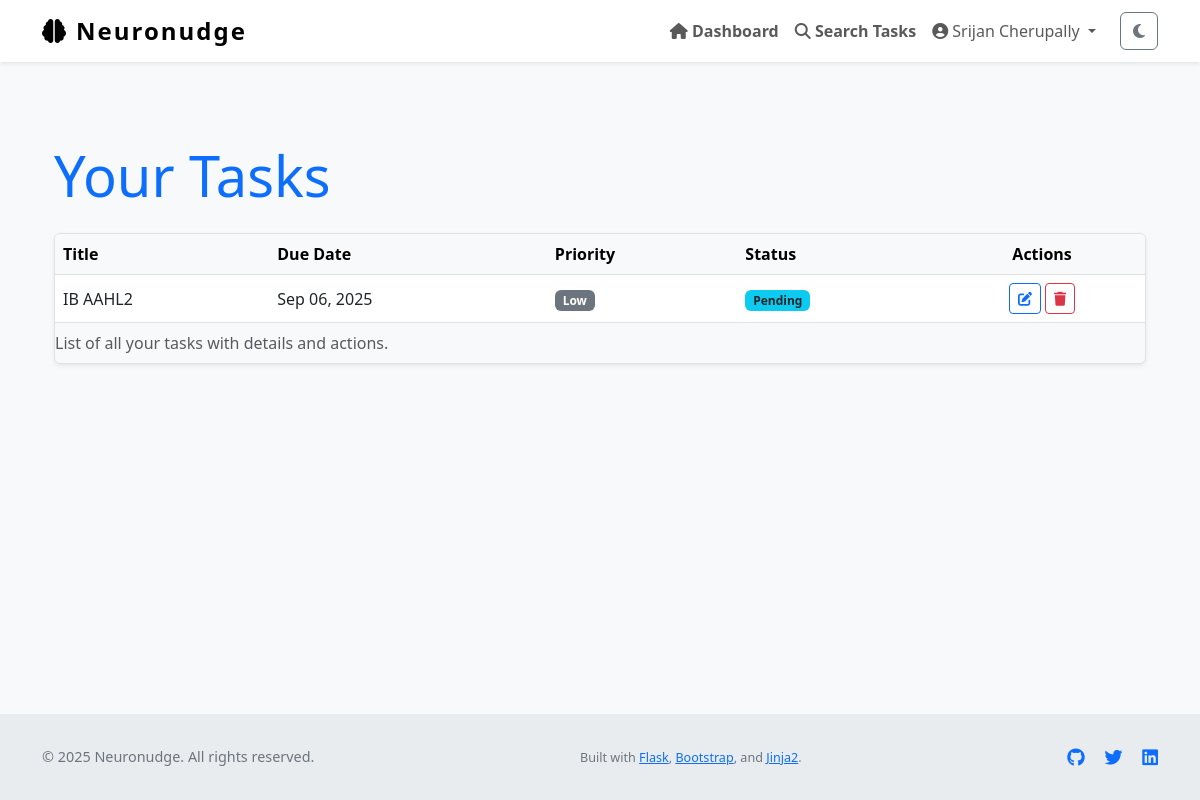
The app's page /tasks (signed in), older data.
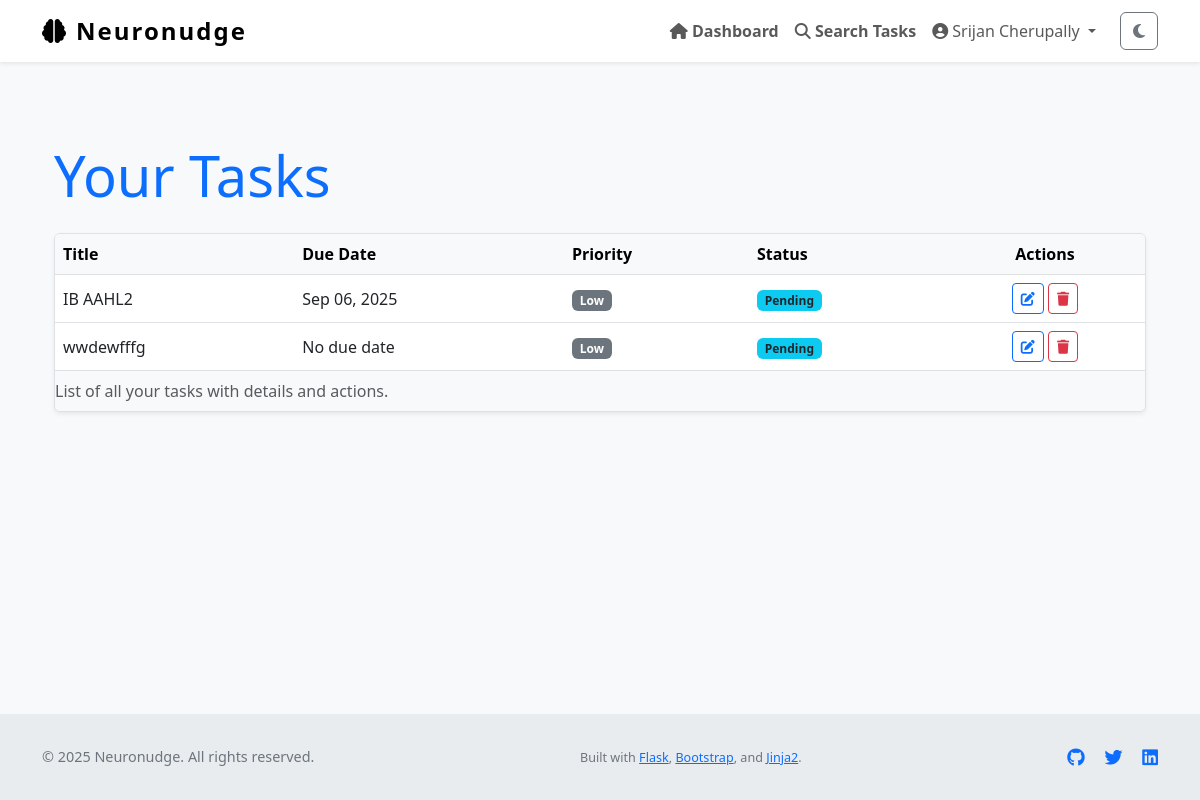
The same page, newer data.
### Neuronudge/models.py (models this page shows, shortened)
class User(UserMixin, db.Model):
    id = db.Column(db.Integer, primary_key=True)
    name = db.Column(db.String(150), nullable=True)                # full name
    username = db.Column(db.String(150), unique=True, nullable=False)
    email = db.Column(db.String(150), unique=True, nullable=False)
    password_hash = db.Column(db.String(256), nullable=False)
    profile_type = db.Column(db.String(50), nullable=False, default='General')
    created_at = db.Column(db.DateTime, default=datetime.utcnow)
    tasks = db.relationship('Task', backref='user', lazy=True)
    logs = db.relationship('ActivityLog', backref='user', lazy=True)
    preferences = db.relationship('OnboardingPreferences', back_populates='user', uselist=False)

class Task(db.Model):
    id = db.Column(db.Integer, primary_key=True)
    title = db.Column(db.String(255), nullable=False)
    description = db.Column(db.Text)
    due_date = db.Column(db.DateTime)
    completed = db.Column(db.Boolean, default=False)
    priority = db.Column(db.Integer, default=3)         # 1 = high, 2 = med, 3 = low
    reminder_set = db.Column(db.Boolean, default=False)
    created_at = db.Column(db.DateTime, default=datetime.utcnow)
    updated_at = db.Column(db.DateTime, default=datetime.utcnow, onupdate=datetime.utcnow)
    user_id = db.Column(db.Integer, db.ForeignKey('user.id'), nullable=False)

### Neuronudge/views.py (the view)
@views.route('/tasks')
@login_required
def task_list():
    page = request.args.get('page', 1, type=int)
    tasks = Task.query.filter_by(user_id=current_user.id).paginate(page=page, per_page=10)
    return render_template('task_list.html', tasks=tasks)

### Neuronudge/__init__.py (called while the page is built)
def create_app():
    app = Flask(__name__)
    app.config['SECRET_KEY'] = os.environ.get("SECRET_KEY", "thisissecret")
    app.config['SQLALCHEMY_DATABASE_URI'] = 'sqlite:///db.sqlite'
    app.config['SQLALCHEMY_TRACK_MODIFICATIONS'] = False
    db.init_app(app)
    from .views import views
    from .auth import auth
    app.register_blueprint(views, url_prefix='/')
    app.register_blueprint(auth, url_prefix='/auth')
    from .models import User
    login_manager = LoginManager()
    login_manager.login_view = 'auth.login'
    login_manager.init_app(app)
    @login_manager.user_loader
    def load_user(id):
        return User.query.get(int(id))
    return app

### Neuronudge/templates/task_list.html (shortened to what this page needs)
{% extends "layout.html" %}
{% block content %}
<section aria-labelledby="taskListHeading" class="my-5">
    <div class="container">
        <h1 id="taskListHeading" class="mb-4 display-4 text-primary">Your Tasks</h1>
        {% if tasks %}
        <div class="table-responsive shadow-sm rounded border">
            <table class="table table-hover align-middle mb-0" aria-describedby="taskListDesc">
                <caption id="taskListDesc">List of all your tasks with details and actions.</caption>
                <thead class="table-light">
                    <tr>
                        <th scope="col">Title</th>
                        <th scope="col">Due Date</th>
                        <th scope="col">Priority</th>
                        <th scope="col">Status</th>
                        <th scope="col" class="text-center">Actions</th>
                    </tr>
                </thead>
                <tbody>
                    {% for task in tasks %}
                    <tr>
                        <td>{{ task.title }}</td>
                        <td>{{ task.due_date.strftime('%b %d, %Y') if task.due_date else 'No due date' }}</td>
                        <td>
                            {% if task.priority == 'High' %}
                                <span class="badge bg-danger">High</span>
                            {% elif task.priority == 'Medium' %}
                                <span class="badge bg-warning text-dark">Medium</span>
                            {% else %}
                                <span class="badge bg-secondary">Low</span>
                            {% endif %}
                        </td>
                        <td>
                            {% if task.completed %}
                                <span class="badge bg-success">Completed</span>
                            {% else %}
                                <span class="badge bg-info text-dark">Pending</span>
                            {% endif %}
                        </td>
                        <td class="text-center">
                            <a href="{{ url_for('views.task_edit', task_id=task.id) }}" class="btn btn-sm btn-outline-primary" aria-label="Edit task {{ task.title }}">
                                <i class="fa-solid fa-pen-to-square"></i>
                            </a>
                            <button type="button" class="btn btn-sm btn-outline-danger btn-delete-task" data-task-id="{{ task.id }}" aria-label="Delete task {{ task.title }}">
                                <i class="fa-solid fa-trash"></i>
                            </button>
                        </td>
                    </tr>
                    {% endfor %}
                </tbody>
            </table>
        </div>
        {% else %}
        <p class="text-muted text-center fs-5">You have no tasks yet. <a href="{{ url_for('views.task_create') }}">Create your first task now.</a></p>
        {% endif %}
    </div>
</section>
{% endblock %}

### Neuronudge/templates/layout.html (shortened to what this page needs)
<!DOCTYPE html>
<html lang="en" class="h-100" data-theme="light">
<head>
    <link href="https://cdn.jsdelivr.net/npm/bootstrap@5.3.0/dist/css/bootstrap.min.css" rel="stylesheet" />
    <link href="https://cdnjs.cloudflare.com/ajax/libs/font-awesome/6.4.0/css/all.min.css" rel="stylesheet" />
    <link rel="stylesheet" href="{{ url_for('static', filename='style.css') }}" />
</head>
<body class="d-flex flex-column h-100" role="document" aria-live="polite" aria-busy="false" aria-label="Neuronudge main document">
<nav class="navbar navbar-expand-lg navbar-light fixed-top bg-white shadow-sm" role="navigation" aria-label="Main navigation">
    <div class="container">
        <a class="navbar-brand d-flex align-items-center" href="{{ url_for('views.home') }}" aria-label="Neuronudge homepage">
            <i class="fa-solid fa-brain me-2" aria-hidden="true"></i> Neuronudge
        </a>
        <div class="collapse navbar-collapse" id="navbarNav">
            <ul class="navbar-nav ms-auto align-items-center" role="menubar">
                {% if current_user.is_authenticated %}
                    <li class="nav-item" role="none">
                        <a class="nav-link fw-semibold" href="{{ url_for('views.dashboard') }}" role="menuitem">
                            <i class="fa-solid fa-house"></i> Dashboard
                        </a>
                    </li>
                    <li class="nav-item" role="none">
                        <a class="nav-link fw-semibold" href="{{ url_for('views.task_search') }}" role="menuitem">
                            <i class="fa-solid fa-magnifying-glass"></i> Search Tasks
                        </a>
                    </li>
                    <li class="nav-item dropdown" role="none">
                        <a class="nav-link dropdown-toggle" href="#" id="profileDropdown" role="button"
                           data-bs-toggle="dropdown" aria-expanded="false" aria-haspopup="true" aria-controls="profileDropdownMenu">
                            <i class="fa-solid fa-user-circle"></i> {{ current_user.name or current_user.email }}
                        </a>
                    </li>
                    <li class="nav-item" role="none">
                        <button id="darkModeToggle" class="btn btn-outline-secondary ms-3" aria-pressed="false" aria-label="Toggle dark mode">
                            <i class="fa-solid fa-moon"></i>
                        </button>
                    </li>
                {% endif %}
            </ul>
        </div>
    </div>
</nav>
<div class="flash-message container position-fixed top-0 end-0 p-3" role="region" aria-live="assertive" aria-atomic="true">
</div>
<main role="main" class="container flex-grow-1 my-4" tabindex="-1">
    {% block content %}{% endblock %}
</main>
<footer class="footer mt-auto" role="contentinfo">
    <div class="container d-flex flex-column flex-md-row justify-content-between align-items-center">
        <p class="mb-2 mb-md-0">&copy; {{ current_year if current_year else "2025" }} Neuronudge. All rights reserved.</p>
        <p class="mb-0">
            <small>
                Built with
                <a href="https://flask.palletsprojects.com/" target="_blank" rel="noopener noreferrer">Flask</a>,
                <a href="https://getbootstrap.com/" target="_blank" rel="noopener noreferrer">Bootstrap</a>,
                and
                <a href="https://jinja.palletsprojects.com/" target="_blank" rel="noopener noreferrer">Jinja2</a>.
            </small>
        </p>
        <div>
            <a href="https://github.com/your-repo" target="_blank" aria-label="GitHub repository" class="text-decoration-none me-3">
            </a>
            <a href="https://twitter.com/yourhandle" target="_blank" aria-label="Twitter profile" class="text-decoration-none me-3">
            </a>
            <a href="https://linkedin.com/in/yourprofile" target="_blank" aria-label="LinkedIn profile" class="text-decoration-none">
            </a>
        </div>
    </div>
</footer>
</body>
</html>

### Neuronudge/static/style.css (style rules this page uses)
body { background-color: #eef; }

### Neuronudge/templates/layout.html (style rules this page uses)
body { padding-top: 70px; background-color: var(--bs-light-bg, #f8f9fa); min-height: 100vh; display: flex; flex-direction: column; text-size-adjust: 100%; }
.navbar-brand { font-weight: 700; font-size: 1.5rem; letter-spacing: 2px; }
.footer { margin-top: auto; padding: 2rem 0; background-color: var(--bs-light-footer-bg, #e9ecef); text-align: center; font-size: 0.9rem; color: #6c757d; }

Row changes from the older to the newer data that the page shows:
added Task: title "wwdewfffg", due_date "No due date", priority "Low", completed "Pending"
